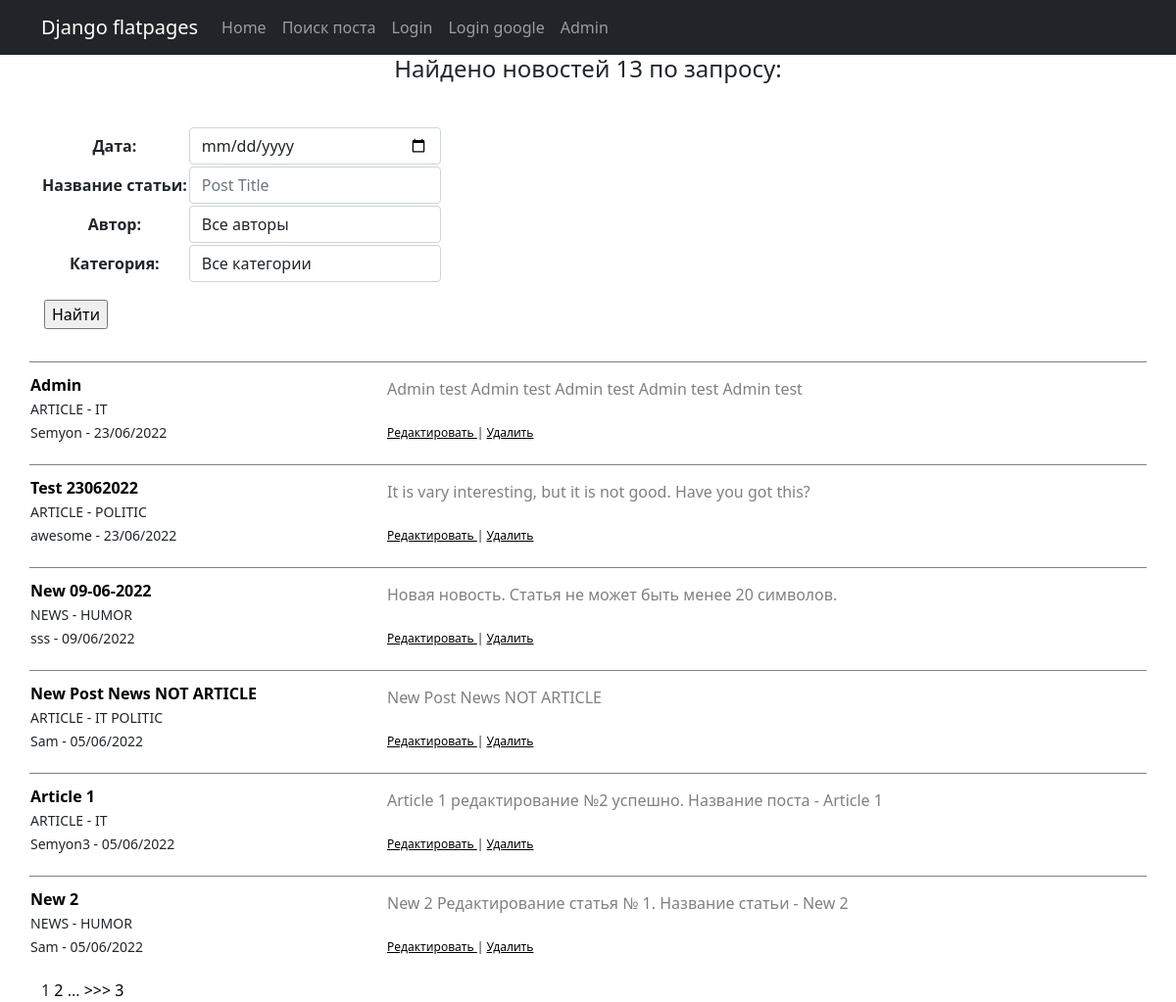
The page /news/search/ on the database as committed earlier.
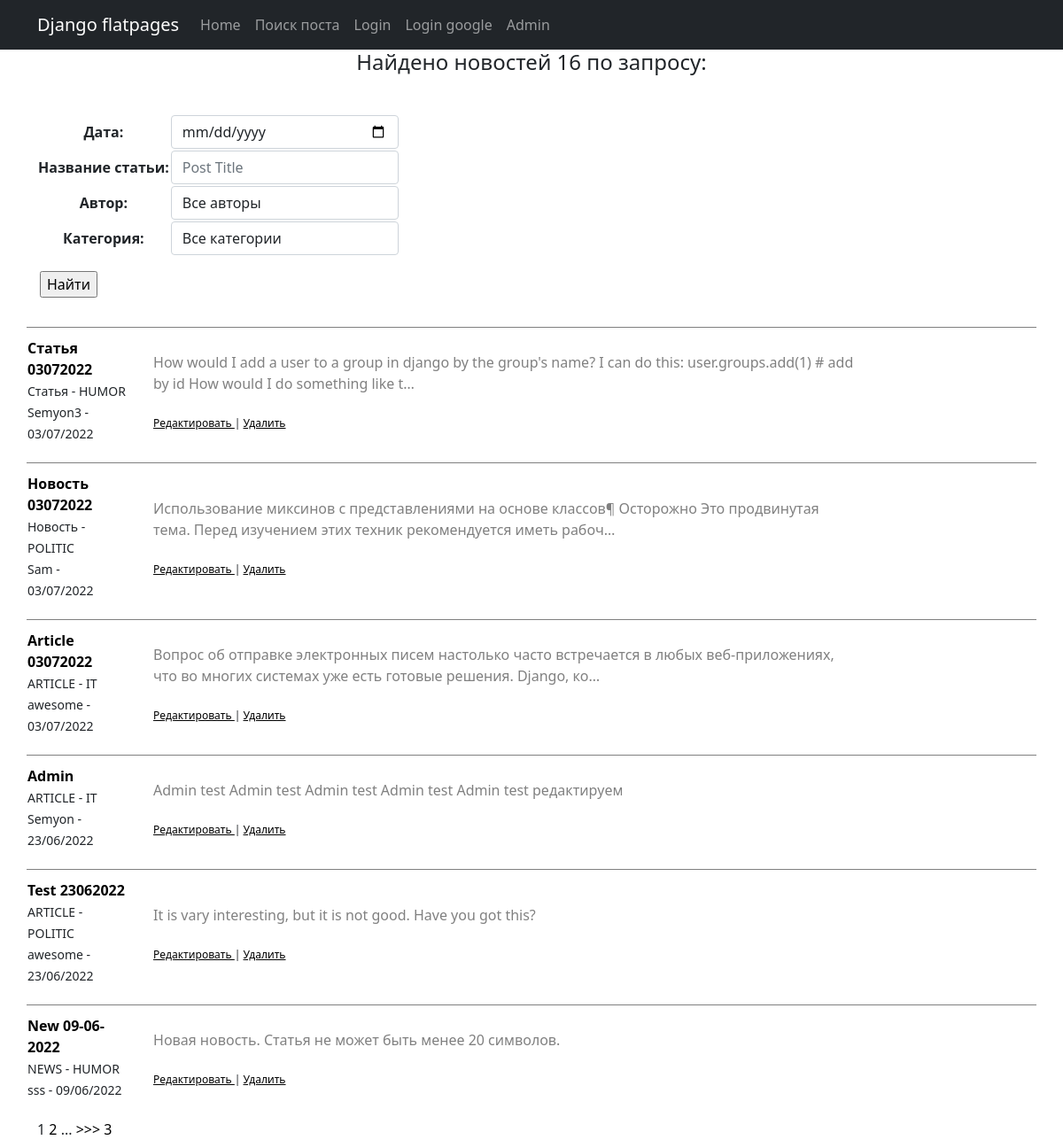
The same page on the database as committed later.
### news/models.py (models this page shows, shortened)
class Post(models.Model):
    author = models.ForeignKey(Author, on_delete=models.CASCADE)
    NEWS = 'NW'
    ARTICLE = 'AR'
    CAT_CHOICES = (
        (NEWS, 'Новость'),
        (ARTICLE, 'Статья'),
    )
    type = models.CharField(max_length=2, choices=CAT_CHOICES, default=ARTICLE)
    date = models.DateTimeField(auto_now_add=True)
    category = models.ManyToManyField(Category, through='PostCategory')
    text = models.TextField(default='')
    title = models.CharField(max_length=255)
    rating = models.SmallIntegerField(default=0)

class Category(models.Model):
    name = models.CharField(max_length=255, unique=True)
    subscribers = models.ManyToManyField(User, through='CatSub', blank=True)
    def __str__(self):
        return f'{self.name}'

class Author(models.Model):
    username = models.OneToOneField(User, on_delete=models.CASCADE)
    rating = models.SmallIntegerField(default=0)
    def __str__(self):
        return f'{self.username}'

### news/views.py (the view)
# urls.py: path('search/', PostSearch.as_view(), name='search'),
class PostSearch(ListView):
    template_name = 'search.html'
    context_object_name = 'posts'
    queryset = Post.objects.all()
    paginate_by = 6
    ordering = ['-date']
    def get_context_data(self, **kwargs):  # забираем отфильтрованные объекты переопределяя метод get_context_data у наследуемого класса (привет, полиморфизм, мы скучали!!!)
        context = super().get_context_data(**kwargs)
        context['filter'] = PostFilter(self.request.GET, queryset=super().get_queryset())  # вписываем наш фильтр в контекст
        context['categories'] = Category.objects.all()
        context['form'] = PostForm
        return context
    def get_queryset(self):
        queryset = super().get_queryset()
        self.filterset = PostFilter(self.request.GET, queryset)
        return self.filterset.qs

### news/templatetags/custom_filters.py (called while the page is built)
@register.filter(name='censor') # регистрируем наш фильтр под именем Censor, чтоб django понимал, что это именно фильтр, а не простая функция
def Censor(value): # первый аргумент здесь это то значение, к которому надо применить фильтр, второй аргумент — это аргумент фильтра, т. е. примерно следующее будет в шаблоне value|Censor
    STRONG_WORDS = ["php", "редиска"]
    if not isinstance(value, str):
        raise ValueError('Нельзя цензурировать не строку')
    for word in STRONG_WORDS:
        value = value.replace(word[1:], '*' * (len(word)-1))
    return value

### news/templatetags/custom_tags.py (called while the page is built)
@register.simple_tag(takes_context=True) #сообщаем Django, что для работы тега требуется передать контекст
def url_replace(context, **kwargs):
    d = context['request'].GET.copy() #скопировать все параметры текущего запроса
    for k, v in kwargs.items():
        d[k] = v #по указанным полям устанавливаем новые значения
    return d.urlencode()

### templates/search.html (shortened to what this page needs)
{% extends 'flatpages/default.html' %}
{% load custom_tags %}
{% load custom_filters %}
{% block content %}
<h4>Найдено новостей {{filter.qs|length}} по запросу: </h4>
<table>
    <div class="new2">
        <form method="GET">
            {{ filter.form }}
            <table>
                <td></td>
                <td><input type="submit" value="Найти"></td>
            </table>
        </form>
    </div>
</table>
{% if filter == null %}
    <h2>НОВОСТЕЙ НЕТ!</h2>
{% else %}
<table>
    {% for new in posts %}
    <tr>
        <td class="top">
            <div class="news">
                <strong class="str">
                    <a href="{% url 'new' new.id %}"> {{ new.title|censor }} </a>
                </strong>
                <div class="str">
                    <small>
                        {{ new.get_type_display }} -
                        {% for category in new.category.all %}
                                {{ category }}
                        {% endfor %}
                    </small>
                </div>
                <div class="str">
                    <small>
                        {{ new.author.username }} - {{ new.date|date:'d/m/Y' }}
                    </small>
                </div>
            </div>
        </td>
        <td class="top">
            <div class="news">
                <div class="grey">
                    {{ new.text|truncatechars:150 }}
                </div>
                <p>
                <div class="str">
                <sub>
                    {% if new.type == 'NEWS' %}
                        <a href="{% url 'new_update' new.id %}"><u> Редактировать </u></a>
                        |
                        <a href="{% url 'new_delete' new.id %}"><u> Удалить </u></a>
                    {% else %}
                        <a href="{% url 'article_update' new.id %}"><u> Редактировать </u></a>
                        |
                        <a href="{% url 'article_delete' new.id %}"><u> Удалить </u></a>
                    {% endif %}
                </sub>
                </div>
            </div>
        </td>
    </tr>
    {% endfor %}
</table>
{% endif %}
<div>
{% if is_paginated %}
    {{ page_obj.number }}
    {% if page_obj.has_next %}
        <a href="?{% url_replace page=page_obj.next_page_number %}">{{ page_obj.next_page_number }}</a>
        {% if paginator.num_pages != page_obj.next_page_number %}
            ...
            <a href="?{% url_replace page=page_obj.next_page_number %}">>>></a>
            <a href="?{% url_replace page=page_obj.paginator.num_pages %}">{{ page_obj.paginator.num_pages }}</a>
        {% endif %}
    {% endif %}
{% endif %}
</div>
{% endblock content %}

Rows that differ between the two databases and show on the page:
no longer on this page (row unchanged): Post: title|censor "New Post News NOT ARTICLE", type "ARTICLE", author.username "Sam", date "05/06/2022", text "New Post News NOT ARTICLE", shows "Редактировать", Category (name "IT"), Category (name "POLITIC")
no longer on this page (row unchanged): Post: title|censor "Article 1", type "ARTICLE", author.username "Semyon3", date "05/06/2022", text "Article 1 редактирование №2 успешно. Название поста - Article 1", shows "Редактировать", Category (name "IT")
no longer on this page (row unchanged): Post: title|censor "New 2", type "NEWS", author.username "Sam", date "05/06/2022", text "New 2 Редактирование статья № 1. Название статьи - New 2", shows "Редактировать", Category (name "HUMOR")
added Post: title|censor "Статья 03072022", type "Статья", author.username "Semyon3", date "03/07/2022", text "How would I add a user to a group in django by the group's name? I can do this: user.groups.add(1) # add by id How would I do something like t…", shows "Редактировать", Category (name "HUMOR")
added Post: title|censor "Новость 03072022", type "Новость", author.username "Sam", date "03/07/2022", text "Использование миксинов с представлениями на основе классов¶ Осторожно Это продвинутая тема. Перед изучением этих техник рекомендуется иметь рабоч…", shows "Редактировать", Category (name "POLITIC")
added Post: title|censor "Article 03072022", type "ARTICLE", author.username "awesome", date "03/07/2022", text "Вопрос об отправке электронных писем настолько часто встречается в любых веб-приложениях, что во многих системах уже есть готовые решения. Django, ко…", shows "Редактировать", Category (name "IT")
changed Post "Admin": text "Admin test Admin test Admin test Admin test Admin test" → "Admin test Admin test Admin test Admin test Admin test редактируем"
Other text that changed with them:
{{ filter.qs|length }}: "13" → "16"
